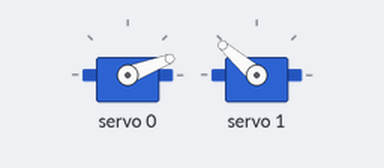
Recording of a sketch running on a simulated Arduino Mega 2560, built with avr-gcc and run on an emulated ATmega2560. Shown: 2 × servo. What the sketch prints to the serial monitor is not drawn.

Above: at 0.6 s.
At 15.06 s:
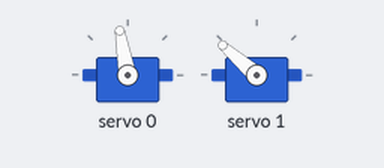
At 20.28 s:
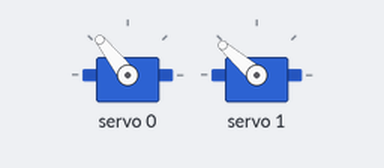
At 31.73 s:
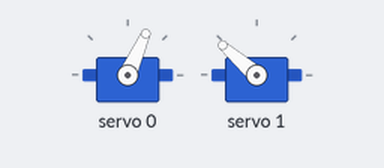
Timing chart, 0 to 40.0 s (numbered marks = the images above):
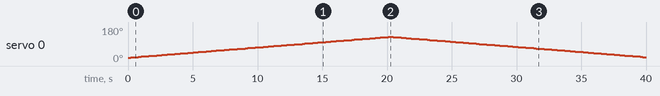

The sketch:

Limpiador-Servos.ino
```cpp
#include <Wire.h>
#include <Adafruit_PWMServoDriver.h>

// Definir los canales del PCA9685 para cada servo
#define PAN_FRONT_SERVO 0
#define TILT_FRONT_SERVO 1
#define PAN_REVERSE_SERVO 2
#define TILT_REVERSE_SERVO 3
#define TRAY_LEFT_SERVO 4
#define TRAY_RIGHT_SERVO 5

// Definir las conexiones para los sensores ultrasónicos
#define ECHO_PIN_1 23
#define TRIG_PIN_1 22
#define ECHO_PIN_2 25
#define TRIG_PIN_2 24
#define ECHO_PIN_3 27
#define TRIG_PIN_3 26
#define ECHO_PIN_4 29
#define TRIG_PIN_4 28
#define ECHO_PIN_5 31
#define TRIG_PIN_5 30

unsigned long previousMillis = 0;
const long interval = 100; // Intervalo de tiempo en milisegundos

// Inicializar el controlador PCA9685
Adafruit_PWMServoDriver pwm = Adafruit_PWMServoDriver();

void setup() {
  Serial.begin(9600);
  Serial.println("Controlador de servo PCA9685");

  pwm.begin();
  pwm.setPWMFreq(60);  // Frecuencia típica para servos

  // Coloca los servos en la posición inicial
  resetServos();
  // Configurar los pines para los sensores ultrasónicos
  pinMode(TRIG_PIN_1, OUTPUT);
  pinMode(ECHO_PIN_1, INPUT);
  pinMode(TRIG_PIN_2, OUTPUT);
  pinMode(ECHO_PIN_2, INPUT);
  pinMode(TRIG_PIN_3, OUTPUT);
  pinMode(ECHO_PIN_3, INPUT);
  pinMode(TRIG_PIN_4, OUTPUT);
  pinMode(ECHO_PIN_4, INPUT);
  pinMode(TRIG_PIN_5, OUTPUT);
  pinMode(ECHO_PIN_5, INPUT);
}

void loop() {
  /*
  unsigned long currentMillis = millis();
  if (currentMillis - previousMillis >= interval) {
    previousMillis = currentMillis;
    readUltrasonicSensors();
  }
  */
  sweepCameraFront();
  //sweepCameraReverse();
  //unloadTray();
  delay(1);  // Espera un segundo antes de reiniciar el ciclo
}

// Función para colocar los servos en la posición inicial
void resetServos() {
  setServo(PAN_FRONT_SERVO, 180);
  setServo(TILT_FRONT_SERVO, 130);

  /*
  setServo(PAN_REVERSE_SERVO, 90);
  setServo(TILT_REVERSE_SERVO, 90);


  setServo(TRAY_LEFT_SERVO, 90);
  setServo(TRAY_RIGHT_SERVO, 90);
  */
}

// Función para barrer la cámara hacia adelante
void sweepCameraFront() {
  for (int angle = 20; angle <= 120; angle += 1) {
    setServo(PAN_FRONT_SERVO, angle);
    delay(200);
  }
  for (int angle = 120; angle >= 20; angle -= 1) {
    setServo(PAN_FRONT_SERVO, angle);
    delay(200);
  }
}


void sweepCameraReverse() {
  for (int angle = 0; angle <= 180; angle += 10) {
    setServo(PAN_REVERSE_SERVO, angle);
    delay(100);
  }
  for (int angle = 180; angle >= 0; angle -= 10) {
    setServo(PAN_REVERSE_SERVO, angle);
    delay(100);
  }
}


// Función para descargar la bandeja
void unloadTray() {
  // Suponiendo que los servos están invertidos para la bandeja
  for (int angle = 90; angle <= 180; angle += 10) {
    setServo(TRAY_LEFT_SERVO, 180 - angle);  // Invertido
    setServo(TRAY_RIGHT_SERVO, angle);
    delay(100);
  }

  // Regresar la bandeja a su posición inicial
  setServo(TRAY_LEFT_SERVO, 90);
  setServo(TRAY_RIGHT_SERVO, 90);
}

// Función para establecer la posición del servo
void setServo(int channel, int angle) {
  int pulse = map(angle, 0, 180, 125, 625);  // Mapea el ángulo a pulsos (ajuste según tu servo)
  pwm.setPWM(channel, 0, pulse);
}

// Función para leer los sensores ultrasónicos
void readUltrasonicSensors() {
  Serial.println("Distancias de los sensores ultrasónicos:");

  Serial.print("Sensor 1: ");
  Serial.print(getDistance(TRIG_PIN_1, ECHO_PIN_1));
  Serial.println(" cm");

  Serial.print("Sensor 2: ");
  Serial.print(getDistance(TRIG_PIN_2, ECHO_PIN_2));
  Serial.println(" cm");

  Serial.print("Sensor 3: ");
  Serial.print(getDistance(TRIG_PIN_3, ECHO_PIN_3));
  Serial.println(" cm");

  Serial.print("Sensor 4: ");
  Serial.print(getDistance(TRIG_PIN_4, ECHO_PIN_4));
  Serial.println(" cm");

  Serial.print("Sensor 5: ");
  Serial.print(getDistance(TRIG_PIN_5, ECHO_PIN_5));
  Serial.println(" cm");
}

// Función para calcular la distancia medida por el sensor ultrasónico
long getDistance(int trigPin, int echoPin) {
  digitalWrite(trigPin, LOW);
  delayMicroseconds(2);
  digitalWrite(trigPin, HIGH);
  delayMicroseconds(10);
  digitalWrite(trigPin, LOW);

  long duration = pulseIn(echoPin, HIGH);
  long distance = duration * 0.034 / 2; // Velocidad del sonido en cm/ms

  return distance;
}
```

Measured:
- by itself, servo 0: rises from 18° to 128° in 19.9 s, then falls to 21° in 19.7 s
